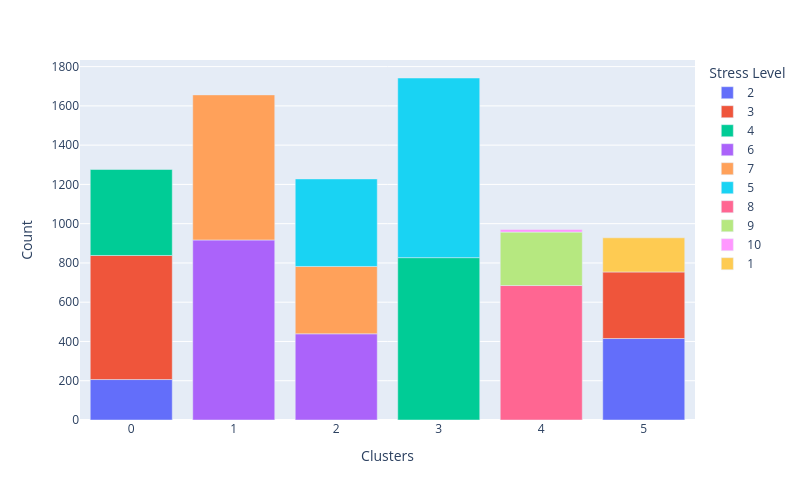
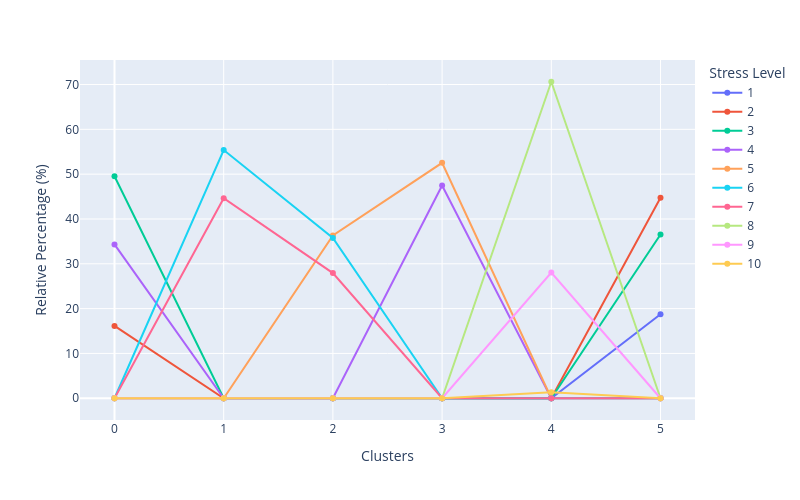

Notebook code for these charts, in order:
### Markdown cell above
The rest of the columns apart from Activity Level and Stress Level are not used to make predictions on clusters at all, as I set the components to two as this contained enough varience.

### Code cell
df_cluster_vs=  df_cleaned.copy()
df_cluster_vs['Clusters'] = X['Clusters']
cluster_distribution_per_variable(df=df_cluster_vs, target='Stress Level')

### Figure 1 — Plotly figure (JSON) as saved in the notebook; plotly's stock layout.template omitted (floating-point values rounded to 4 significant figures)
{"data": [{"alignmentgroup": "True", "hovertemplate": "Stress Level=2<br>Clusters=%{x}<br>Count=%{y}<extra></extra>", "legendgroup": "2", "marker": {"color": "#636efa", "pattern": {"shape": ""}}, "name": "2", "offsetgroup": "2", "orientation": "v", "showlegend": true, "textposition": "auto", "type": "bar", "x": [0, 5], "xaxis": "x", "y": [206, 415], "yaxis": "y"}, {"alignmentgroup": "True", "hovertemplate": "Stress Level=3<br>Clusters=%{x}<br>Count=%{y}<extra></extra>", "legendgroup": "3", "marker": {"color": "#EF553B", "pattern": {"shape": ""}}, "name": "3", "offsetgroup": "3", "orientation": "v", "showlegend": true, "textposition": "auto", "type": "bar", "x": [0, 5], "xaxis": "x", "y": [632, 339], "yaxis": "y"}, {"alignmentgroup": "True", "hovertemplate": "Stress Level=4<br>Clusters=%{x}<br>Count=%{y}<extra></extra>", "legendgroup": "4", "marker": {"color": "#00cc96", "pattern": {"shape": ""}}, "name": "4", "offsetgroup": "4", "orientation": "v", "showlegend": true, "textposition": "auto", "type": "bar", "x": [0, 3], "xaxis": "x", "y": [438, 827], "yaxis": "y"}, {"alignmentgroup": "True", "hovertemplate": "Stress Level=6<br>Clusters=%{x}<br>Count=%{y}<extra></extra>", "legendgroup": "6", "marker": {"color": "#ab63fa", "pattern": {"shape": ""}}, "name": "6", "offsetgroup": "6", "orientation": "v", "showlegend": true, "textposition": "auto", "type": "bar", "x": [1, 2], "xaxis": "x", "y": [917, 439], "yaxis": "y"}, {"alignmentgroup": "True", "hovertemplate": "Stress Level=7<br>Clusters=%{x}<br>Count=%{y}<extra></extra>", "legendgroup": "7", "marker": {"color": "#FFA15A", "pattern": {"shape": ""}}, "name": "7", "offsetgroup": "7", "orientation": "v", "showlegend": true, "textposition": "auto", "type": "bar", "x": [1, 2], "xaxis": "x", "y": [739, 343], "yaxis": "y"}, {"alignmentgroup": "True", "hovertemplate": "Stress Level=5<br>Clusters=%{x}<br>Count=%{y}<extra></extra>", "legendgroup": "5", "marker": {"color": "#19d3f3", "pattern": {"shape": ""}}, "name": "5", "offsetgroup": "5", "orientation": "v", "showlegend": true, "textposition": "auto", "type": "bar", "x": [2, 3], "xaxis": "x", "y": [446, 915], "yaxis": "y"}, {"alignmentgroup": "True", "hovertemplate": "Stress Level=8<br>Clusters=%{x}<br>Count=%{y}<extra></extra>", "legendgroup": "8", "marker": {"color": "#FF6692", "pattern": {"shape": ""}}, "name": "8", "offsetgroup": "8", "orientation": "v", "showlegend": true, "textposition": "auto", "type": "bar", "x": [4], "xaxis": "x", "y": [685], "yaxis": "y"}, {"alignmentgroup": "True", "hovertemplate": "Stress Level=9<br>Clusters=%{x}<br>Count=%{y}<extra></extra>", "legendgroup": "9", "marker": {"color": "#B6E880", "pattern": {"shape": ""}}, "name": "9", "offsetgroup": "9", "orientation": "v", "showlegend": true, "textposition": "auto", "type": "bar", "x": [4], "xaxis": "x", "y": [272], "yaxis": "y"}, {"alignmentgroup": "True", "hovertemplate": "Stress Level=10<br>Clusters=%{x}<br>Count=%{y}<extra></extra>", "legendgroup": "10", "marker": {"color": "#FF97FF", "pattern": {"shape": ""}}, "name": "10", "offsetgroup": "10", "orientation": "v", "showlegend": true, "textposition": "auto", "type": "bar", "x": [4], "xaxis": "x", "y": [13], "yaxis": "y"}, {"alignmentgroup": "True", "hovertemplate": "Stress Level=1<br>Clusters=%{x}<br>Count=%{y}<extra></extra>", "legendgroup": "1", "marker": {"color": "#FECB52", "pattern": {"shape": ""}}, "name": "1", "offsetgroup": "1", "orientation": "v", "showlegend": true, "textposition": "auto", "type": "bar", "x": [5], "xaxis": "x", "y": [174], "yaxis": "y"}], "layout": {"barmode": "relative", "height": 500, "legend": {"title": {"text": "Stress Level"}, "tracegroupgap": 0}, "margin": {"t": 60}, "width": 800, "xaxis": {"anchor": "y", "domain": [0, 1], "tickmode": "array", "tickvals": [0, 2, 5, 4, 3, 1], "title": {"text": "Clusters"}}, "yaxis": {"anchor": "x", "domain": [0, 1], "title": {"text": "Count"}}}}

### Figure 2 — Plotly figure (JSON) as saved in the notebook; plotly's stock layout.template omitted (floating-point values rounded to 4 significant figures)
{"data": [{"hovertemplate": "Stress Level=1<br>Clusters=%{x}<br>Relative Percentage (%)=%{y}<extra></extra>", "legendgroup": "1", "line": {"color": "#636efa", "dash": "solid"}, "marker": {"symbol": "circle"}, "mode": "markers+lines", "name": "1", "orientation": "v", "showlegend": true, "type": "scatter", "x": [0, 1, 2, 3, 4, 5], "xaxis": "x", "y": [0, 0, 0, 0, 0, 18.75], "yaxis": "y"}, {"hovertemplate": "Stress Level=2<br>Clusters=%{x}<br>Relative Percentage (%)=%{y}<extra></extra>", "legendgroup": "2", "line": {"color": "#EF553B", "dash": "solid"}, "marker": {"symbol": "circle"}, "mode": "markers+lines", "name": "2", "orientation": "v", "showlegend": true, "type": "scatter", "x": [0, 1, 2, 3, 4, 5], "xaxis": "x", "y": [16.14, 0, 0, 0, 0, 44.72], "yaxis": "y"}, {"hovertemplate": "Stress Level=3<br>Clusters=%{x}<br>Relative Percentage (%)=%{y}<extra></extra>", "legendgroup": "3", "line": {"color": "#00cc96", "dash": "solid"}, "marker": {"symbol": "circle"}, "mode": "markers+lines", "name": "3", "orientation": "v", "showlegend": true, "type": "scatter", "x": [0, 1, 2, 3, 4, 5], "xaxis": "x", "y": [49.53, 0, 0, 0, 0, 36.53], "yaxis": "y"}, {"hovertemplate": "Stress Level=4<br>Clusters=%{x}<br>Relative Percentage (%)=%{y}<extra></extra>", "legendgroup": "4", "line": {"color": "#ab63fa", "dash": "solid"}, "marker": {"symbol": "circle"}, "mode": "markers+lines", "name": "4", "orientation": "v", "showlegend": true, "type": "scatter", "x": [0, 1, 2, 3, 4, 5], "xaxis": "x", "y": [34.33, 0, 0, 47.47, 0, 0], "yaxis": "y"}, {"hovertemplate": "Stress Level=5<br>Clusters=%{x}<br>Relative Percentage (%)=%{y}<extra></extra>", "legendgroup": "5", "line": {"color": "#FFA15A", "dash": "solid"}, "marker": {"symbol": "circle"}, "mode": "markers+lines", "name": "5", "orientation": "v", "showlegend": true, "type": "scatter", "x": [0, 1, 2, 3, 4, 5], "xaxis": "x", "y": [0, 0, 36.32, 52.53, 0, 0], "yaxis": "y"}, {"hovertemplate": "Stress Level=6<br>Clusters=%{x}<br>Relative Percentage (%)=%{y}<extra></extra>", "legendgroup": "6", "line": {"color": "#19d3f3", "dash": "solid"}, "marker": {"symbol": "circle"}, "mode": "markers+lines", "name": "6", "orientation": "v", "showlegend": true, "type": "scatter", "x": [0, 1, 2, 3, 4, 5], "xaxis": "x", "y": [0, 55.37, 35.75, 0, 0, 0], "yaxis": "y"}, {"hovertemplate": "Stress Level=7<br>Clusters=%{x}<br>Relative Percentage (%)=%{y}<extra></extra>", "legendgroup": "7", "line": {"color": "#FF6692", "dash": "solid"}, "marker": {"symbol": "circle"}, "mode": "markers+lines", "name": "7", "orientation": "v", "showlegend": true, "type": "scatter", "x": [0, 1, 2, 3, 4, 5], "xaxis": "x", "y": [0, 44.63, 27.93, 0, 0, 0], "yaxis": "y"}, {"hovertemplate": "Stress Level=8<br>Clusters=%{x}<br>Relative Percentage (%)=%{y}<extra></extra>", "legendgroup": "8", "line": {"color": "#B6E880", "dash": "solid"}, "marker": {"symbol": "circle"}, "mode": "markers+lines", "name": "8", "orientation": "v", "showlegend": true, "type": "scatter", "x": [0, 1, 2, 3, 4, 5], "xaxis": "x", "y": [0, 0, 0, 0, 70.62, 0], "yaxis": "y"}, {"hovertemplate": "Stress Level=9<br>Clusters=%{x}<br>Relative Percentage (%)=%{y}<extra></extra>", "legendgroup": "9", "line": {"color": "#FF97FF", "dash": "solid"}, "marker": {"symbol": "circle"}, "mode": "markers+lines", "name": "9", "orientation": "v", "showlegend": true, "type": "scatter", "x": [0, 1, 2, 3, 4, 5], "xaxis": "x", "y": [0, 0, 0, 0, 28.04, 0], "yaxis": "y"}, {"hovertemplate": "Stress Level=10<br>Clusters=%{x}<br>Relative Percentage (%)=%{y}<extra></extra>", "legendgroup": "10", "line": {"color": "#FECB52", "dash": "solid"}, "marker": {"symbol": "circle"}, "mode": "markers+lines", "name": "10", "orientation": "v", "showlegend": true, "type": "scatter", "x": [0, 1, 2, 3, 4, 5], "xaxis": "x", "y": [0, 0, 0, 0, 1.34, 0], "yaxis": "y"}], "layout": {"height": 500, "legend": {"title": {"text": "Stress Level"}, "tracegroupgap": 0}, "margin": {"t": 60}, "width": 800, "xaxis": {"anchor": "y", "domain": [0, 1], "tickmode": "array", "tickvals": [0, 2, 5, 4, 3, 1], "title": {"text": "Clusters"}}, "yaxis": {"anchor": "x", "domain": [0, 1], "title": {"text": "Relative Percentage (%)"}}}}
